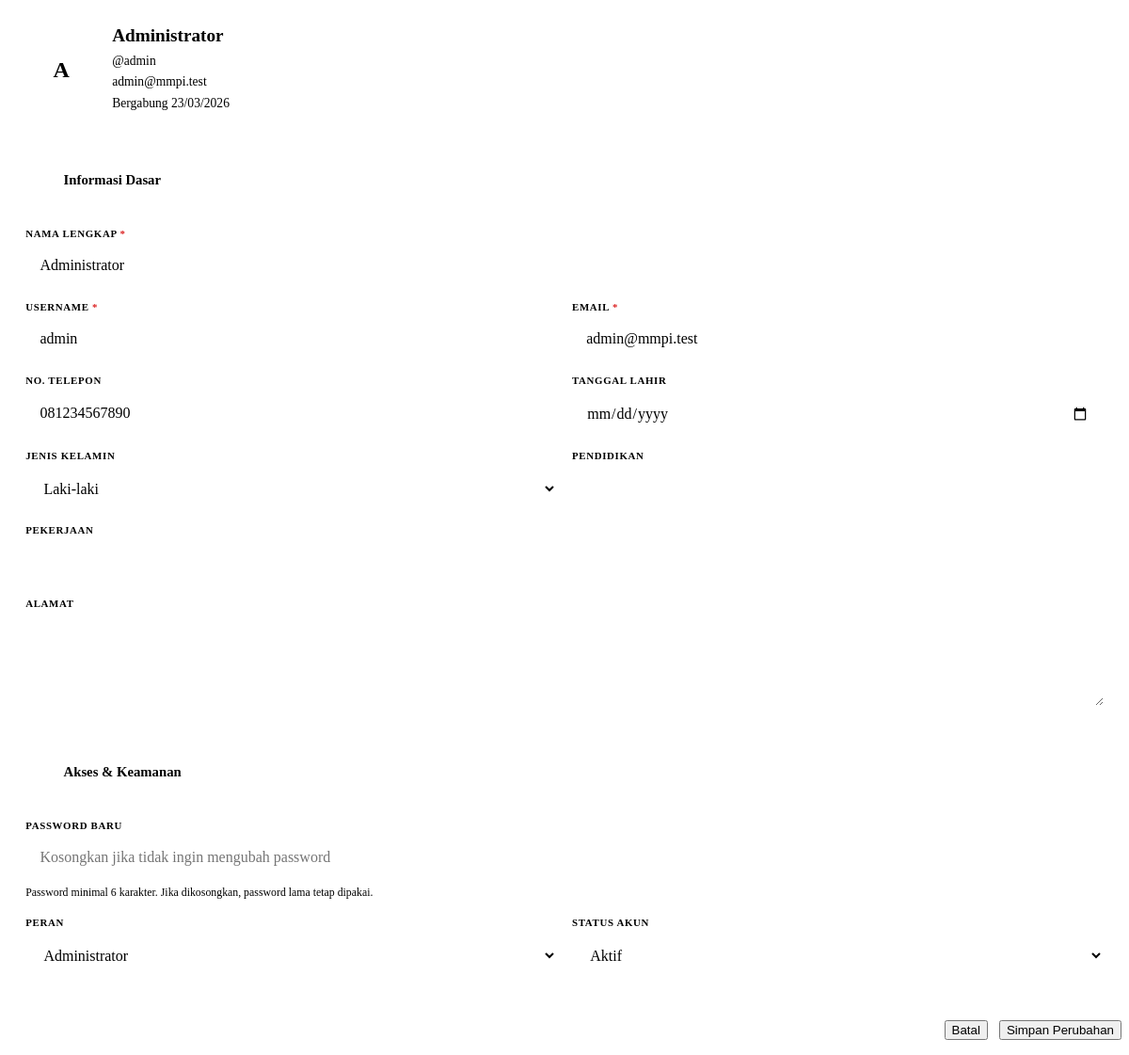
The app's page /admin/ajax_get_client_edit.php?id=1 (signed in) with its own data.
### tables this page shows
CREATE TABLE IF NOT EXISTS users (
    id INT PRIMARY KEY AUTO_INCREMENT,
    username VARCHAR(50) UNIQUE NOT NULL,
    password VARCHAR(255) NOT NULL,
    full_name VARCHAR(100) NOT NULL,
    email VARCHAR(100) NOT NULL UNIQUE,
    phone VARCHAR(20),
    date_of_birth DATE,
    gender ENUM('Laki-laki', 'Perempuan', 'Lainnya') DEFAULT 'Laki-laki',
    education VARCHAR(50),
    occupation VARCHAR(100),
    address TEXT,
    role ENUM('admin', 'client') DEFAULT 'client',
    profile_picture VARCHAR(255),
    avatar VARCHAR(255),
    is_active BOOLEAN DEFAULT TRUE,
    last_login DATETIME,
    created_at TIMESTAMP DEFAULT CURRENT_TIMESTAMP,
    updated_at TIMESTAMP DEFAULT CURRENT_TIMESTAMP ON UPDATE CURRENT_TIMESTAMP
);

### includes/config.php (called while the page is built, shortened)
<?php
function formatDate($date, $format = 'd/m/Y') {
    $dateTime = new DateTime($date);
    return $dateTime->format($format);
}
?>

### admin/ajax_get_client_edit.php (the view, shortened to what this page needs)
<?php
require_once '../includes/config.php';
$db = getDB();
$client_id = isset($_GET['id']) ? (int)$_GET['id'] : 0;
try {
    $stmt = $db->prepare("SELECT * FROM users WHERE id = ?");
    $stmt->execute([$client_id]);
    $client = $stmt->fetch();
} catch (PDOException $e) {
    error_log("Client edit error: " . $e->getMessage());
    echo '<p style="color: #e74c3c;">Gagal memuat data klien.</p>';
    exit();
}
?>
<?php
$clientInitials = 'U';
if (!empty($client['full_name'])) {
    $parts = explode(' ', trim((string)$client['full_name']));
    $clientInitials = strtoupper(substr($parts[0], 0, 1) . (isset($parts[1]) ? substr($parts[1], 0, 1) : ''));
}
$clientAvatarUrl = !empty($client['avatar']) ? BASE_URL . '/assets/uploads/avatars/' . rawurlencode(basename((string)$client['avatar'])) : '';
?>
<form id="editClientForm" onsubmit="saveClientEdit(event, <?php echo $client['id']; ?>)">
    <div class="edit-sheet">
        <section class="edit-hero">
            <div class="edit-hero-avatar">
                <?php if ($clientAvatarUrl): ?>
                    <img src="<?php echo htmlspecialchars($clientAvatarUrl); ?>" alt="Avatar klien">
                <?php else: ?>
                    <?php echo htmlspecialchars($clientInitials); ?>
                <?php endif; ?>
            </div>
            <div>
                <div class="edit-hero-name"><?php echo htmlspecialchars($client['full_name']); ?></div>
                <div class="edit-hero-meta">
                    @<?php echo htmlspecialchars($client['username']); ?><br>
                    <?php echo htmlspecialchars($client['email']); ?><br>
                    Bergabung <?php echo formatDate($client['created_at']); ?>
                </div>
            </div>
        </section>
        <section class="edit-card">
            <div class="edit-card-head">
                <i class="fas fa-id-card"></i>
                Informasi Dasar
            </div>
            <div class="edit-card-body">
                <div class="edit-grid">
                    <div class="edit-field full">
                        <label class="edit-label required">Nama Lengkap</label>
                        <input type="text" name="full_name" required class="edit-input" value="<?php echo htmlspecialchars($client['full_name']); ?>">
                    </div>
                    <div class="edit-field">
                        <label class="edit-label required">Username</label>
                        <input type="text" name="username" required class="edit-input" value="<?php echo htmlspecialchars($client['username']); ?>">
                    </div>
                    <div class="edit-field">
                        <label class="edit-label required">Email</label>
                        <input type="email" name="email" required class="edit-input" value="<?php echo htmlspecialchars($client['email']); ?>">
                    </div>
                    <div class="edit-field">
                        <label class="edit-label">No. Telepon</label>
                        <input type="text" name="phone" class="edit-input" value="<?php echo htmlspecialchars($client['phone'] ?? ''); ?>">
                    </div>
                    <div class="edit-field">
                        <label class="edit-label">Tanggal Lahir</label>
                        <input type="date" name="date_of_birth" class="edit-input" value="<?php echo $client['date_of_birth'] ?: ''; ?>">
                    </div>
                    <div class="edit-field">
                        <label class="edit-label">Jenis Kelamin</label>
                        <select name="gender" class="edit-select">
                            <option value="Laki-laki" <?php echo ($client['gender'] ?? '') === 'Laki-laki' ? 'selected' : ''; ?>>Laki-laki</option>
                        </select>
                    </div>
                    <div class="edit-field">
                        <label class="edit-label">Pendidikan</label>
                        <input type="text" name="education" class="edit-input" value="<?php echo htmlspecialchars($client['education'] ?? ''); ?>">
                    </div>
                    <div class="edit-field">
                        <label class="edit-label">Pekerjaan</label>
                        <input type="text" name="occupation" class="edit-input" value="<?php echo htmlspecialchars($client['occupation'] ?? ''); ?>">
                    </div>
                    <div class="edit-field full">
                        <label class="edit-label">Alamat</label>
                        <textarea name="address" class="edit-textarea"><?php echo htmlspecialchars($client['address'] ?? ''); ?></textarea>
                    </div>
                </div>
            </div>
        </section>
        <section class="edit-card">
            <div class="edit-card-head">
                <i class="fas fa-shield-alt"></i>
                Akses & Keamanan
            </div>
            <div class="edit-card-body">
                <div class="edit-grid">
                    <div class="edit-field full">
                        <label class="edit-label">Password Baru</label>
                        <input type="password" name="password" class="edit-input" placeholder="Kosongkan jika tidak ingin mengubah password">
                        <div class="edit-help">Password minimal 6 karakter. Jika dikosongkan, password lama tetap dipakai.</div>
                    </div>
                </div>
                <div class="edit-status-grid" style="margin-top: 1rem;">
                    <div class="edit-field">
                        <label class="edit-label">Peran</label>
                        <select name="role" class="edit-select">
                            <option value="admin" <?php echo $client['role'] === 'admin' ? 'selected' : ''; ?>>Administrator</option>
                        </select>
                    </div>
                    <div class="edit-field">
                        <label class="edit-label">Status Akun</label>
                        <select name="is_active" class="edit-select">
                            <option value="1" <?php echo $client['is_active'] ? 'selected' : ''; ?>>Aktif</option>
                        </select>
                    </div>
                </div>
            </div>
        </section>
        <div class="edit-actions">
            <button type="button" class="btn btn-secondary" onclick="closeModal('editClientModal')">Batal</button>
            <button type="submit" class="btn btn-primary" id="editClientSubmitBtn">
                <i class="fas fa-save"></i> Simpan Perubahan
            </button>
        </div>
    </div>
</form>

### admin/ajax_get_client_edit.php (style rules this page uses)
.edit-sheet { display: grid; gap: 1.25rem; }
.edit-hero { display: grid; grid-template-columns: auto 1fr; gap: 1rem; align-items: center; padding: 1.2rem; border-radius: 22px; border: 1px solid var(--border-color); background: radial-gradient(circle at top right, rgba(17, 24, 39, 0.06), transparent 36%), var(--bg-secondary); }
.edit-hero-avatar { width: 76px; height: 76px; border-radius: 22px; background-color: var(--text-primary); color: var(--bg-primary); display: flex; align-items: center; justify-content: center; font-size: 1.5rem; font-weight: 700; overflow: hidden; }
.edit-hero-name { font-size: 1.2rem; font-weight: 700; color: var(--text-primary); margin-bottom: 0.3rem; }
.edit-hero-meta { font-size: 0.85rem; color: var(--text-secondary); line-height: 1.65; }
.edit-card { border: 1px solid var(--border-color); border-radius: 20px; overflow: hidden; background-color: var(--bg-primary); }
.edit-card-head { padding: 1rem 1.2rem; border-bottom: 1px solid var(--border-color); display: flex; align-items: center; gap: 0.65rem; font-size: 0.92rem; font-weight: 700; color: var(--text-primary); }
.edit-card-head i { width: 30px; height: 30px; border-radius: 10px; display: inline-flex; align-items: center; justify-content: center; background-color: var(--bg-secondary); border: 1px solid var(--border-color); color: var(--text-primary); }
.edit-card-body { padding: 1.2rem; }
.edit-grid { display: grid; grid-template-columns: repeat(2, minmax(0, 1fr)); gap: 1rem; }
.edit-field { display: flex; flex-direction: column; gap: 0.45rem; }
.edit-field.full { grid-column: 1 / -1; }
.edit-label { font-size: 0.68rem; color: var(--text-secondary); text-transform: uppercase; letter-spacing: 0.06em; font-weight: 700; }
.edit-label.required::after { content: ' *'; color: #dc2626; }
.edit-input, .edit-select, .edit-textarea { width: 100%; padding: 0.78rem 0.95rem; border-radius: 14px; border: 1px solid var(--border-color); background-color: var(--bg-secondary); color: var(--text-primary); font: inherit; transition: border-color 0.2s ease, background-color 0.2s ease; }
.edit-textarea { min-height: 96px; resize: vertical; }
.edit-help { font-size: 0.74rem; color: var(--text-secondary); line-height: 1.5; }
.edit-status-grid { display: grid; grid-template-columns: repeat(2, minmax(0, 1fr)); gap: 1rem; }
.edit-actions { display: flex; justify-content: flex-end; gap: 0.75rem; flex-wrap: wrap; margin-top: 0.5rem; }

### records on screen
users: full_name "A", full_name "Administrator", username "admin", email "admin@mmpi.test", created_at "23/03/2026", phone "081234567890", gender "Laki-laki", role "Administrator", is_active "Aktif"
